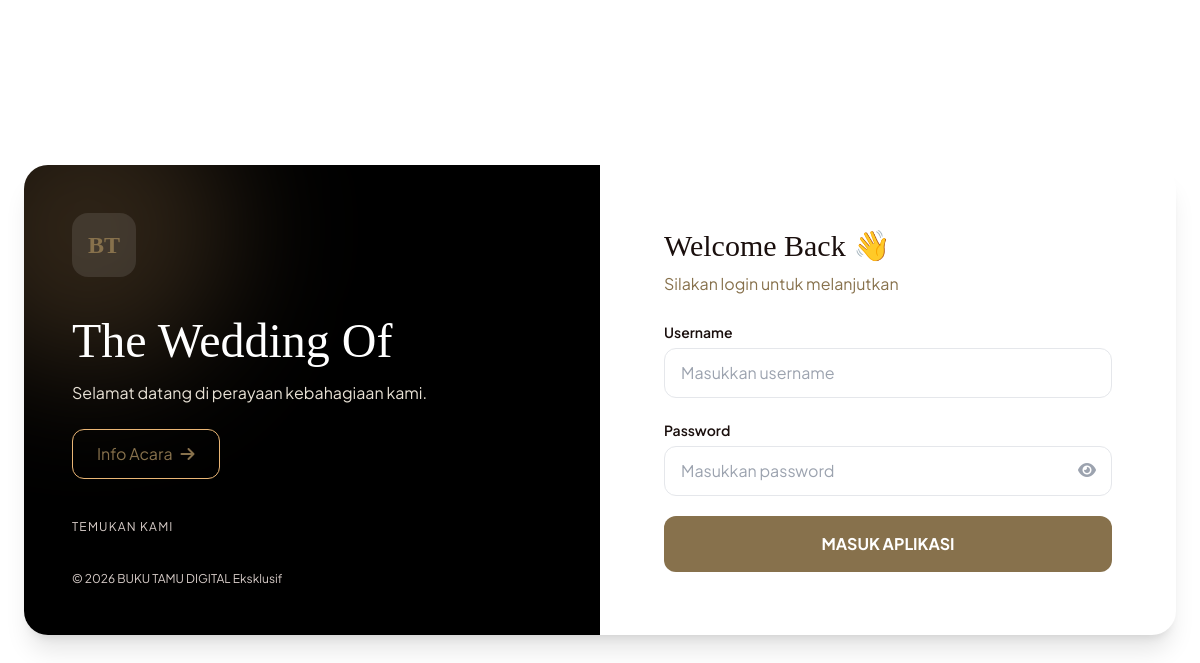
The page /login.php on the database its author committed.
### tables this page shows
CREATE TABLE `pengaturan` (
  `id` int(11) NOT NULL AUTO_INCREMENT,
  `app_name` varchar(100) DEFAULT 'Buku Tamu Wedding',
  `logo_text` varchar(20) DEFAULT 'BT',
  `logo_dashboard` varchar(255) DEFAULT '',
  `copyright` varchar(255) DEFAULT '© 2026',
  `hero_title` varchar(255) DEFAULT 'The Wedding Of',
  `hero_desc` text DEFAULT NULL,
  `hero_img` varchar(255) DEFAULT '',
  `btn_text` varchar(50) DEFAULT 'Info Acara',
  `btn_link` varchar(255) DEFAULT '#',
  `bg_mode` varchar(20) DEFAULT 'image',
  `bg_youtube_url` varchar(255) DEFAULT '',
  `bg_img` varchar(255) DEFAULT '',
  `timezone` varchar(50) DEFAULT 'Asia/Jakarta',
  `language` varchar(10) DEFAULT 'id',
  `speed_timer` int(11) DEFAULT 10,
  `color_start` varchar(20) DEFAULT '#4F46E5',
  `color_end` varchar(20) DEFAULT '#000000',
  `color_text` varchar(20) DEFAULT '#FFFFFF',
  `delay_welcome` int(11) DEFAULT 5,
  `delay_gathering` int(11) DEFAULT 5,
  `looping_overlay` tinyint(1) DEFAULT 0,
  `looping_overlay_timer` int(11) DEFAULT 10,
  `animasi_out` varchar(50) DEFAULT 'Fade',
  `animasi_duration` int(11) DEFAULT 1000,
  `welcome_text` text DEFAULT NULL,
  `welcome_bg_color` varchar(20) DEFAULT '#ffffff',
  `welcome_font_color` varchar(20) DEFAULT '#000000',
  `welcome_font` varchar(50) DEFAULT 'Poppins',
  `size_acara` int(11) DEFAULT 20,
  `size_welcome` int(11) DEFAULT 40,
  `size_tamu` int(11) DEFAULT 60,
  `size_tanggal` int(11) DEFAULT 16,
  `size_lokasi` int(11) DEFAULT 16,
  `size_waktu` int(11) DEFAULT 16,
  `show_acara` tinyint(1) DEFAULT 1,
  `show_kategori` tinyint(1) DEFAULT 1,
  `show_tanggal` tinyint(1) DEFAULT 1,
  `show_lokasi` tinyint(1) DEFAULT 1,
  `show_waktu` tinyint(1) DEFAULT 1,
  `wa_template` text DEFAULT NULL,
  `broadcast_link` varchar(255) DEFAULT '',
  `broadcast_param_id` int(11) DEFAULT NULL,
  `import_info_text` text DEFAULT NULL,
  `show_frame` tinyint(1) DEFAULT 0,
  `frame_img` varchar(255) DEFAULT '',
  `show_logo` tinyint(1) DEFAULT 1,
  `show_running_text` tinyint(1) DEFAULT 1,
  PRIMARY KEY (`id`)
);

### login.php (the view, shortened to what this page needs)
<?php
require 'koneksi.php';
$query_setting = mysqli_query($koneksi, "SELECT * FROM pengaturan LIMIT 1");
$config = mysqli_fetch_assoc($query_setting);
$logo_src = !empty($config['logo_dashboard']) ? "assets/".$config['logo_dashboard'] : null;
?>
<!DOCTYPE html>
<html lang="id">
<head>
<script src="https://cdn.tailwindcss.com"></script>
<link rel="stylesheet" href="https://cdnjs.cloudflare.com/ajax/libs/font-awesome/6.0.0/css/all.min.css">
</head>
<body class="min-h-screen flex items-center justify-center p-4 md:p-6">
<div class="w-full max-w-6xl bg-white rounded-3xl shadow-xl overflow-hidden grid grid-cols-1 md:grid-cols-2">
    <section class="bg-[#000000] text-white p-8 md:p-12 flex flex-col justify-between relative">
        <div class="absolute -top-20 -left-20 w-72 h-72 bg-[#EAB676]/20 rounded-full blur-3xl"></div>
        <div class="relative z-10">
            <?php if($logo_src && file_exists($logo_src)): ?>
                <img src="<?= $logo_src ?>" class="w-20 h-20 object-contain bg-white/10 p-3 rounded-2xl">
            <?php else: ?>
                <div class="w-16 h-16 bg-white/10 rounded-2xl flex items-center justify-center font-serif text-2xl font-bold text-[#87714c]">
                    <?= substr($config['logo_text'] ?? 'GB', 0, 2) ?>
                </div>
            <?php endif; ?>
        </div>
        <div class="relative z-10 my-10">
            <h1 class="font-serif text-3xl md:text-4xl lg:text-5xl leading-tight mb-4">
                <?= $config['hero_title'] ?>
            </h1>
            <p class="text-[#e8e1d5] text-sm md:text-base max-w-md">
                <?= $config['hero_desc'] ?>
            </p>
            <a href="<?= $config['btn_link'] ?>"
               class="inline-flex items-center gap-2 mt-6 px-6 py-3 border border-[#EAB676] text-[#87714c] rounded-xl hover:bg-[#EAB676] hover:text-white transition">
                <?= $config['btn_text'] ?>
                <i class="fas fa-arrow-right"></i>
            </a>
        </div>
        <div class="relative z-10">
            <p class="text-xs uppercase tracking-widest mb-3 text-[#d7ccc8]">Temukan Kami</p>
            <p class="text-xs mt-6 text-[#d7ccc8]"><?= $config['copyright'] ?></p>
        </div>
    </section>
    <section class="p-8 md:p-12 flex items-center">
        <div class="w-full max-w-md mx-auto">
            <h2 class="font-serif text-3xl text-[#1a0f0d] mb-2">Welcome Back 👋</h2>
            <p class="text-[#87714c] mb-6">Silakan login untuk melanjutkan</p>
            <form method="POST" class="space-y-5">
                <div>
                    <label class="text-sm font-semibold text-[#1a0f0d]">Username</label>
                    <input name="username" required
       placeholder="Masukkan username"
       class="w-full mt-1 px-4 py-3 rounded-xl border focus:ring focus:ring-[#EAB676]/20 outline-none">
                </div>
                <div>
                    <label class="text-sm font-semibold text-[#1a0f0d]">Password</label>
                    <div class="relative">
                        <input type="password" name="password" id="password" required
       placeholder="Masukkan password"
       class="w-full mt-1 px-4 py-3 rounded-xl border focus:ring focus:ring-[#EAB676]/20 outline-none">
                        <span onclick="togglePassword()"
                              class="absolute right-4 top-4 cursor-pointer text-gray-400">
                            <i class="fas fa-eye" id="eye-icon"></i>
                        </span>
                    </div>
                </div>
                <button name="login"
                        class="w-full bg-[#87714c] hover:bg-[#b08d55] text-white font-bold py-4 rounded-xl transition">
                    MASUK APLIKASI
                </button>
            </form>
        </div>
    </section>
</div>
</body>
</html>

### login.php (style rules this page uses)
body { font-family: 'Plus Jakarta Sans', sans-serif; background: #ffffff url("https://www.transparenttextures.com/patterns/cream-paper.png"); }
.font-serif { font-family: 'Playfair Display', serif; }

### rows shown on the page
pengaturan: logo_text "BT", hero_title "The Wedding Of", hero_desc "Selamat datang di perayaan kebahagiaan kami.", btn_text "Info Acara", copyright "© 2026 BUKU TAMU DIGITAL Eksklusif"
